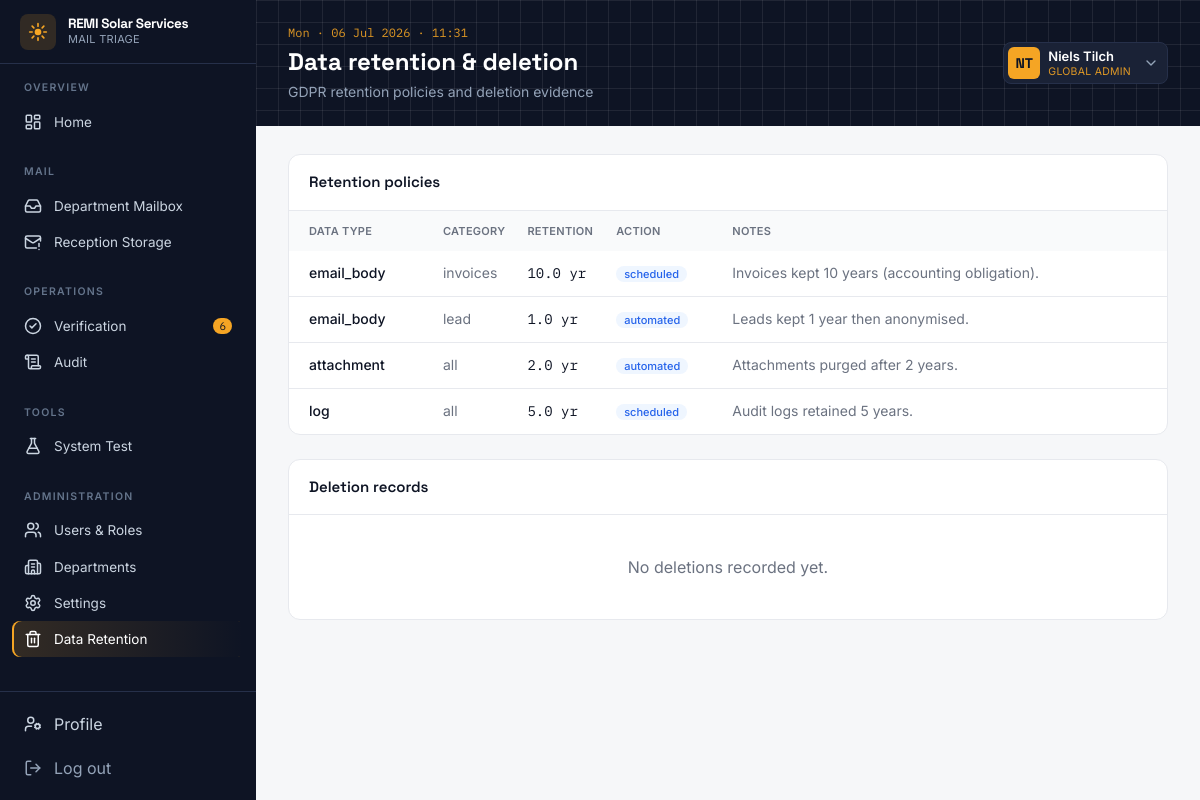
Screenshot of /retention (signed in) with the database file from the repository.
### tables this page shows
CREATE TABLE users (
  id            INTEGER PRIMARY KEY AUTOINCREMENT,
  uuid          TEXT UNIQUE,             -- UUIDv7
  full_name     TEXT NOT NULL,
  email         TEXT NOT NULL UNIQUE,
  password_hash TEXT NOT NULL,            -- bcrypt hash
  role_id       INTEGER NOT NULL REFERENCES roles(id),
  department_id INTEGER REFERENCES departments(id),
  is_active     INTEGER NOT NULL DEFAULT 1,
  mfa_enabled   INTEGER NOT NULL DEFAULT 0,
  mfa_secret    TEXT,                     -- base32 TOTP secret (set when MFA enabled)
  last_login_at TEXT,
  created_at    TEXT NOT NULL DEFAULT (datetime('now'))
);

CREATE TABLE roles (
  id          INTEGER PRIMARY KEY AUTOINCREMENT,
  name        TEXT NOT NULL UNIQUE,
  description TEXT
);

CREATE TABLE retention_policies (
  id INTEGER PRIMARY KEY AUTOINCREMENT,
  category_id INTEGER REFERENCES email_categories(id),
  data_type TEXT NOT NULL,
  retention_days INTEGER NOT NULL,
  action TEXT DEFAULT 'automated' CHECK (action IN ('manual','automated','scheduled')),
  description TEXT
);

CREATE TABLE email_categories (
  id INTEGER PRIMARY KEY AUTOINCREMENT,
  name TEXT NOT NULL UNIQUE,
  description TEXT
);

### app.py (the view)
@app.route("/retention")
@page_guard("retention")
def retention():
    policies = db().execute("""
        SELECT rp.*, c.name AS category FROM retention_policies rp
        LEFT JOIN email_categories c ON rp.category_id=c.id ORDER BY rp.id
    """).fetchall()
    deletions = db().execute("""
        SELECT dr.*, u.full_name AS who FROM deletion_records dr
        LEFT JOIN users u ON dr.performed_by=u.id ORDER BY dr.id DESC LIMIT 50
    """).fetchall()
    return render_template("retention.html", policies=policies, deletions=deletions)

### app.py (called while the page is built)
def db():
    if "db" not in g:
        g.db = sqlite3.connect(DB_PATH)
        g.db.row_factory = sqlite3.Row
        g.db.execute("PRAGMA foreign_keys = ON;")
    return g.db

def current_user():
    uid = session.get("user_id")
    if not uid:
        return None
    return db().execute(
        """SELECT u.*, r.name AS role_name, d.name AS dept_name
           FROM users u JOIN roles r ON u.role_id = r.id
           LEFT JOIN departments d ON u.department_id = d.id
           WHERE u.id = ?""", (uid,)
    ).fetchone()

def login_required(view):
    @functools.wraps(view)
    def wrapped(*a, **kw):
        if not session.get("user_id"):
            return redirect(url_for("login"))
        return view(*a, **kw)
    return wrapped

def page_guard(page_key):
    def deco(view):
        @functools.wraps(view)
        @login_required
        def wrapped(*a, **kw):
            user = current_user()
            if user["role_name"] not in PAGE_ROLES.get(page_key, set()):
                abort(403)
            return view(*a, **kw)
        return wrapped
    return deco

@app.context_processor
def inject_nav():
    user = current_user()
    if not user:
        return {"user": None, "nav": [], "active": request.endpoint}
    role = user["role_name"]
    visible = []
    for section, items in NAV:
        allowed = [(k, label, icon) for k, label, icon, roles in items if role in roles]
        if allowed:
            visible.append((section, allowed))
    pending = db().execute("SELECT COUNT(*) c FROM review_tasks WHERE status='pending'").fetchone()["c"]
    now = dt.datetime.now().strftime("%a · %d %b %Y · %H:%M")
    return {"user": user, "nav": visible, "active": request.endpoint,
            "pending_reviews": pending, "now": now}

### templates/retention.html (shortened to what this page needs)
{% extends "base.html" %}
{% block heading %}Data retention &amp; deletion{% endblock %}
{% block subheading %}GDPR retention policies and deletion evidence{% endblock %}
{% block content %}
<section class="bg-card border border-line rounded-xl overflow-hidden">
  <div class="px-5 py-4 border-b border-line"><h2 class="font-display font-semibold text-[15px]">Retention policies</h2></div>
  <table class="w-full text-sm">
    <thead class="text-[11px] uppercase tracking-wide text-muted bg-surface/60">
      <tr><th class="text-left font-semibold px-5 py-2.5">Data type</th><th class="text-left font-semibold py-2.5">Category</th>
          <th class="text-left font-semibold py-2.5">Retention</th><th class="text-left font-semibold py-2.5">Action</th>
          <th class="text-left font-semibold px-5 py-2.5">Notes</th></tr>
    </thead>
    <tbody class="divide-y divide-line">
      {% for p in policies %}
      <tr class="hover:bg-surface/60">
        <td class="px-5 py-3 font-medium">{{ p.data_type }}</td>
        <td class="py-3 text-muted">{{ p.category or 'all' }}</td>
        <td class="py-3 font-mono">{{ (p.retention_days/365)|round(1) }} yr</td>
        <td class="py-3"><span class="badge bg-blue-50 text-panel">{{ p.action }}</span></td>
        <td class="px-5 py-3 text-muted">{{ p.description }}</td>
      </tr>
      {% endfor %}
    </tbody>
  </table>
</section>
<section class="bg-card border border-line rounded-xl overflow-hidden">
  <div class="px-5 py-4 border-b border-line"><h2 class="font-display font-semibold text-[15px]">Deletion records</h2></div>
  {% if deletions %}
  <table class="w-full text-sm">
    <thead class="text-[11px] uppercase tracking-wide text-muted bg-surface/60">
      <tr><th class="text-left font-semibold px-5 py-2.5">Executed</th><th class="text-left font-semibold py-2.5">Type</th>
          <th class="text-left font-semibold py-2.5">Scope</th><th class="text-left font-semibold py-2.5">Reason</th>
          <th class="text-left font-semibold px-5 py-2.5">By</th></tr>
    </thead>
    <tbody class="divide-y divide-line">
      {% for d in deletions %}
      <tr><td class="px-5 py-3 font-mono text-[12px] text-muted">{{ d.executed_at or d.scheduled_at }}</td>
        <td class="py-3">{{ d.type }}</td><td class="py-3 text-muted">{{ d.scope }}</td>
        <td class="py-3 text-muted">{{ d.reason }}</td><td class="px-5 py-3">{{ d.who or 'system' }}</td></tr>
      {% endfor %}
    </tbody>
  </table>
  {% else %}
  <p class="px-5 py-10 text-center text-muted">No deletions recorded yet.</p>
  {% endif %}
</section>
{% endblock %}

### templates/base.html (shortened to what this page needs)
<!DOCTYPE html>
<html lang="en">
<head>
<script src="https://cdn.tailwindcss.com"></script>
</head>
<body class="font-sans text-ink bg-surface">
<div class="flex min-h-screen">
  <aside class="w-64 shrink-0 bg-ink text-slate-300 flex flex-col fixed h-screen z-10">
    <div class="px-5 h-16 flex items-center gap-3 border-b border-inkline">
      <div class="w-9 h-9 rounded-lg bg-sun/15 grid place-items-center">
        <svg viewBox="0 0 24 24" class="w-5 h-5 text-sun" fill="none" stroke="currentColor" stroke-width="2" stroke-linecap="round">
          <circle cx="12" cy="12" r="4" fill="currentColor" stroke="none"/>
          <path d="M12 2v3M12 19v3M2 12h3M19 12h3M5 5l2 2M17 17l2 2M19 5l-2 2M7 17l-2 2"/>
        </svg>
      </div>
      <div class="leading-tight min-w-0">
        <div class="font-display font-bold text-white text-[13.5px] whitespace-nowrap tracking-tight">REMI Solar Services</div>
        <div class="text-[11px] tracking-wide text-slate-400 uppercase">Mail Triage</div>
      </div>
    </div>
    <nav class="flex-1 overflow-y-auto py-4 px-3 space-y-6 text-[13.5px]">
      {% for section, items in nav %}
      <div>
        <p class="px-3 mb-2 text-[10.5px] font-semibold tracking-[.12em] text-slate-500 uppercase">{{ section }}</p>
        {% for key, label, icon in items %}
        <a href="{{ url_for(key) }}"
           class="nav-item flex items-center gap-3 px-3 py-2 rounded-lg {{ 'nav-active' if active==key }}">
          <i data-lucide="{{ icon }}" class="w-[18px] h-[18px]"></i>{{ label }}
          {% if key=='verification' and pending_reviews %}
          <span class="ml-auto text-[11px] font-mono bg-sun text-ink rounded-full px-1.5">{{ pending_reviews }}</span>
          {% endif %}
        </a>
        {% endfor %}
      </div>
      {% endfor %}
    </nav>
    <div class="px-3 py-3 border-t border-inkline space-y-1">
      <a href="{{ url_for('profile') }}" class="nav-item flex items-center gap-3 px-3 py-2 rounded-lg {{ 'nav-active' if active=='profile' }}">
        <i data-lucide="user-cog" class="w-[18px] h-[18px]"></i>Profile</a>
      <a href="{{ url_for('logout') }}" class="nav-item flex items-center gap-3 px-3 py-2 rounded-lg text-slate-400">
        <i data-lucide="log-out" class="w-[18px] h-[18px]"></i>Log out</a>
    </div>
  </aside>
  <main class="flex-1 ml-64 min-w-0">
    <header class="bg-ink text-white">
      <div class="grid-tex">
        <div class="px-8 py-6 flex items-center justify-between">
          <div>
            <p class="text-[12px] font-mono text-sun/90 mb-1">{{ now }}</p>
            <h1 class="font-display text-2xl font-bold">{% block heading %}{% endblock %}</h1>
            <p class="text-slate-400 text-sm mt-1">{% block subheading %}{% endblock %}</p>
          </div>
          <div class="relative" x-dropdown>
            <button type="button" onclick="this.nextElementSibling.classList.toggle('hidden')"
              class="flex items-center gap-2 bg-inksoft border border-inkline rounded-lg pl-1 pr-2 py-1 hover:border-sun/50 transition">
              <div class="w-8 h-8 rounded-md bg-sun text-ink grid place-items-center font-display font-bold text-sm">
                {{ user.full_name.split()|map('first')|join|upper }}</div>
              <div class="leading-tight text-left">
                <div class="text-[13px] font-semibold">{{ user.full_name }}</div>
                <div class="text-[10.5px] text-sun/90 uppercase tracking-wide">{{ user.role_name.replace('_',' ').replace(' administrator',' admin') }}</div>
              </div>
              <i data-lucide="chevron-down" class="w-4 h-4 text-slate-400 ml-1"></i>
            </button>
          </div>
        </div>
      </div>
    </header>
    <div class="px-8 py-7 space-y-6">
      {% block content %}{% endblock %}
    </div>
  </main>
</div>
</body>
</html>

### templates/base.html (style rules this page uses)
.nav-item { transition:all .15s ease }
.nav-active { background:linear-gradient(90deg,rgba(245,165,36,.16),transparent);box-shadow:inset 2px 0 0 #F5A524;color:#fff }
.grid-tex { background-image:linear-gradient(#ffffff14 1px,transparent 1px),linear-gradient(90deg,#ffffff14 1px,transparent 1px);background-size:22px 22px }
.badge { font-size:11px;font-weight:500;padding:1px 8px;border-radius:9999px }

### rows the page displays
users: full_name "Niels Tilch"
roles: role_name.replace "GLOBAL ADMIN"
retention_policies: data_type "email_body", name "invoices", (p.retention_days/365)|round(1) "10.0", action "scheduled", description "Invoices kept 10 years (accounting obligation)."
retention_policies: data_type "email_body", name "lead", (p.retention_days/365)|round(1) "1.0", action "automated", description "Leads kept 1 year then anonymised."
retention_policies: data_type "attachment", category "all", (p.retention_days/365)|round(1) "2.0", action "automated", description "Attachments purged after 2 years."
retention_policies: data_type "log", category "all", (p.retention_days/365)|round(1) "5.0", action "scheduled", description "Audit logs retained 5 years."

### other values shown
{{ section }} "OVERVIEW" "MAIL" "OPERATIONS" "TOOLS" "ADMINISTRATION"
{{ label }} "Home" "Department Mailbox" "Reception Storage" "Verification" "Audit" "System Test" "Users & Roles" "Departments" "Settings" "Data Retention"
{{ pending_reviews }} "6"
{{ user.full_name.split()|map('first')|join|upper }} "NT"
